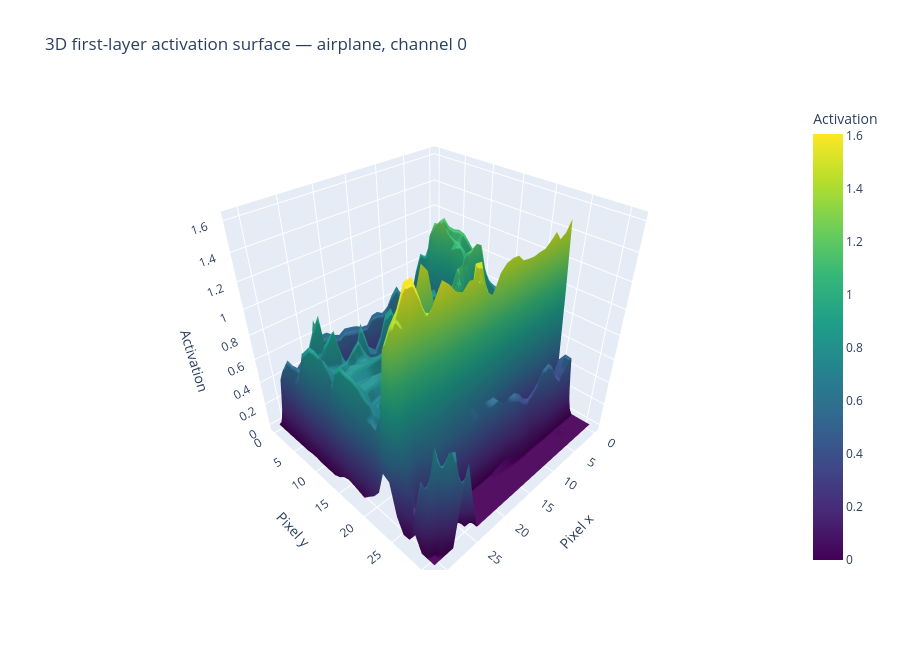

The notebook cell this image was saved under:
### Code cell
image_position = 0
channel_index = 0
surface = conv1_relu[image_position, channel_index]

fig = go.Figure(
    data=[
        go.Surface(
            z=surface,
            colorscale="Viridis",
            colorbar={"title": "Activation"},
        )
    ]
)
fig.update_layout(
    title=(
        f"3D first-layer activation surface — "
        f"{class_names[y_selected[image_position]]}, channel {channel_index}"
    ),
    scene={
        "xaxis_title": "Pixel x",
        "yaxis_title": "Pixel y",
        "zaxis_title": "Activation",
    },
    height=650,
)
fig.show()

### Figure 1 — Plotly figure (JSON) as saved in the notebook; plotly's stock layout.template omitted (floating-point values rounded to 4 significant figures; data arrays with more than 128 entries replaced by an {"elided": "..."} marker saying what was removed)
{"data": [{"colorbar": {"title": {"text": "Activation"}}, "colorscale": [[0, "#440154"], [0.1111, "#482878"], [0.2222, "#3e4989"], [0.3333, "#31688e"], [0.4444, "#26828e"], [0.5556, "#1f9e89"], [0.6667, "#35b779"], [0.7778, "#6ece58"], [0.8889, "#b5de2b"], [1, "#fde725"]], "type": "surface", "z": {"elided": "32x32 float values"}}], "layout": {"height": 650, "scene": {"xaxis": {"title": {"text": "Pixel x"}}, "yaxis": {"title": {"text": "Pixel y"}}, "zaxis": {"title": {"text": "Activation"}}}, "title": {"text": "3D first-layer activation surface — airplane, channel 0"}}}
